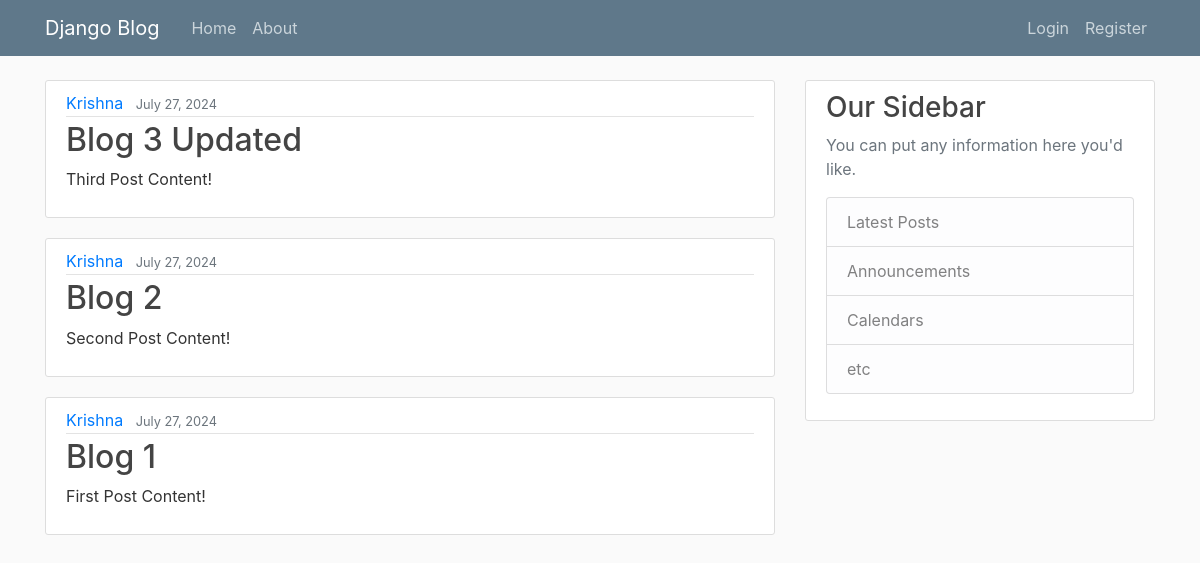
Before: / with the older database file.
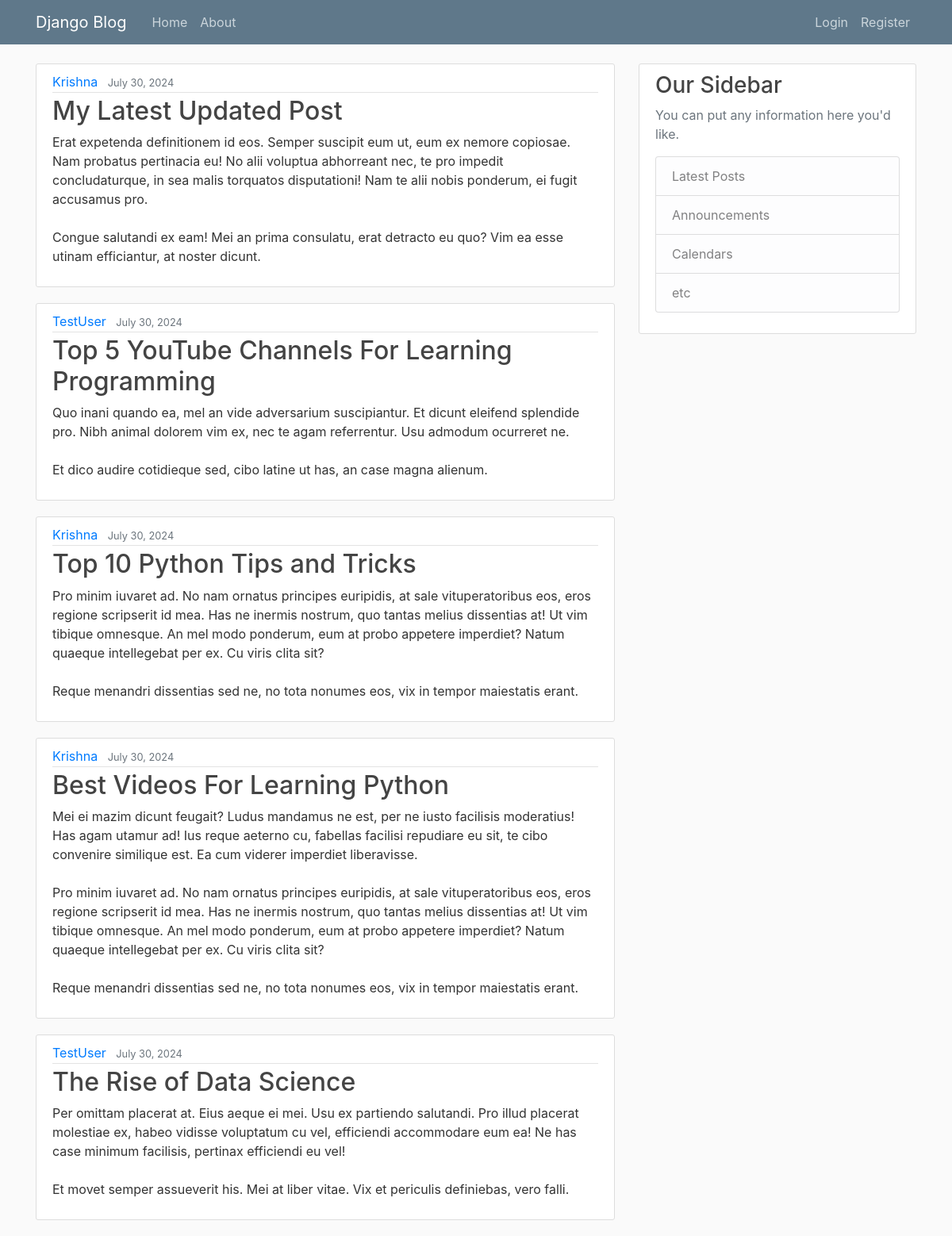
After: the same page with the newer database file.
### blog/models.py (models this page shows, shortened)
class Post(models.Model):
    title = models.CharField(max_length = 200)
    content = models.TextField()
    date_posted = models.DateTimeField(default=timezone.now)
    author = models.ForeignKey(User, on_delete=models.CASCADE)

### blog/views.py (the view)
# urls.py: path('', PostListView.as_view(), name="blog-home"),
class PostListView(ListView):
    model = Post
    template_name = 'blog/home.html' # <app>/<model>_<viewtype>.html
    context_object_name = 'posts'
    ordering = ['-date_posted']
    paginate_by = 5

### blog/templates/blog/home.html
{% extends 'blog/base.html' %}
{% block content %}
    {% for post in posts%}
        <article class="media content-section">
            <div class="media-body">
                <div class="article-metadata">
                <a class="mr-2" href="#">{{ post.author }}</a>
                <small class="text-muted">{{ post.date_posted|date:"F d, Y" }}</small>
                </div>
                <h2><a class="article-title" href="#">{{ post.title }}</a></h2>
                <p class="article-content">{{ post.content }}</p>
            </div>
        </article>
    {% endfor %}
{% endblock content %}

Changed rows visible on the page:
no longer on this page (row unchanged): Post: author "Krishna", date_posted "July 27, 2024", title "Blog 3 Updated", content "Third Post Content!"
no longer on this page (row unchanged): Post: author "Krishna", date_posted "July 27, 2024", title "Blog 2", content "Second Post Content!"
no longer on this page (row unchanged): Post: author "Krishna", date_posted "July 27, 2024", title "Blog 1", content "First Post Content!"
added Post: author "Krishna", date_posted "July 30, 2024", title "My Latest Updated Post", content "Erat expetenda definitionem id eos. Semper suscipit eum ut, eum ex nemore copiosae. Nam probatus pertinacia eu! No alii voluptua abhorreant nec, te pro impedit concludaturque, in sea malis torquatos disputationi! Nam te alii nobis ponderum, ei fugit accusamus pro. Congue salutandi ex eam! Mei an prima consulatu, erat detracto eu quo? Vim ea esse utinam efficiantur, at noster dicunt."
added Post: author "TestUser", date_posted "July 30, 2024", title "Top 5 YouTube Channels For Learning Programming", content "Quo inani quando ea, mel an vide adversarium suscipiantur. Et dicunt eleifend splendide pro. Nibh animal dolorem vim ex, nec te agam referrentur. Usu admodum ocurreret ne. Et dico audire cotidieque sed, cibo latine ut has, an case magna alienum."
added Post: author "Krishna", date_posted "July 30, 2024", title "Top 10 Python Tips and Tricks", content "Pro minim iuvaret ad. No nam ornatus principes euripidis, at sale vituperatoribus eos, eros regione scripserit id mea. Has ne inermis nostrum, quo tantas melius dissentias at! Ut vim tibique omnesque. An mel modo ponderum, eum at probo appetere imperdiet? Natum quaeque intellegebat per ex. Cu viris clita sit? Reque menandri dissentias sed ne, no tota nonumes eos, vix in tempor maiestatis erant."
added Post: author "Krishna", date_posted "July 30, 2024", title "Best Videos For Learning Python", content "Mei ei mazim dicunt feugait? Ludus mandamus ne est, per ne iusto facilisis moderatius! Has agam utamur ad! Ius reque aeterno cu, fabellas facilisi repudiare eu sit, te cibo convenire similique est. Ea cum viderer imperdiet liberavisse. Pro minim iuvaret ad. No nam ornatus principes euripidis, at sale vituperatoribus eos, eros regione scripserit id mea. Has ne inermis nostrum, quo tantas melius dissentias at! Ut vim tibique omnesque. An mel modo ponderum, eum at probo appetere imperdiet? Natum quaeque intellegebat per ex. Cu viris clita sit? Reque menandri dissentias sed ne, no tota nonumes eos, vix in tempor maiestatis erant."
added Post: author "TestUser", date_posted "July 30, 2024", title "The Rise of Data Science", content "Per omittam placerat at. Eius aeque ei mei. Usu ex partiendo salutandi. Pro illud placerat molestiae ex, habeo vidisse voluptatum cu vel, efficiendi accommodare eum ea! Ne has case minimum facilisis, pertinax efficiendi eu vel! Et movet semper assueverit his. Mei at liber vitae. Vix et periculis definiebas, vero falli."
